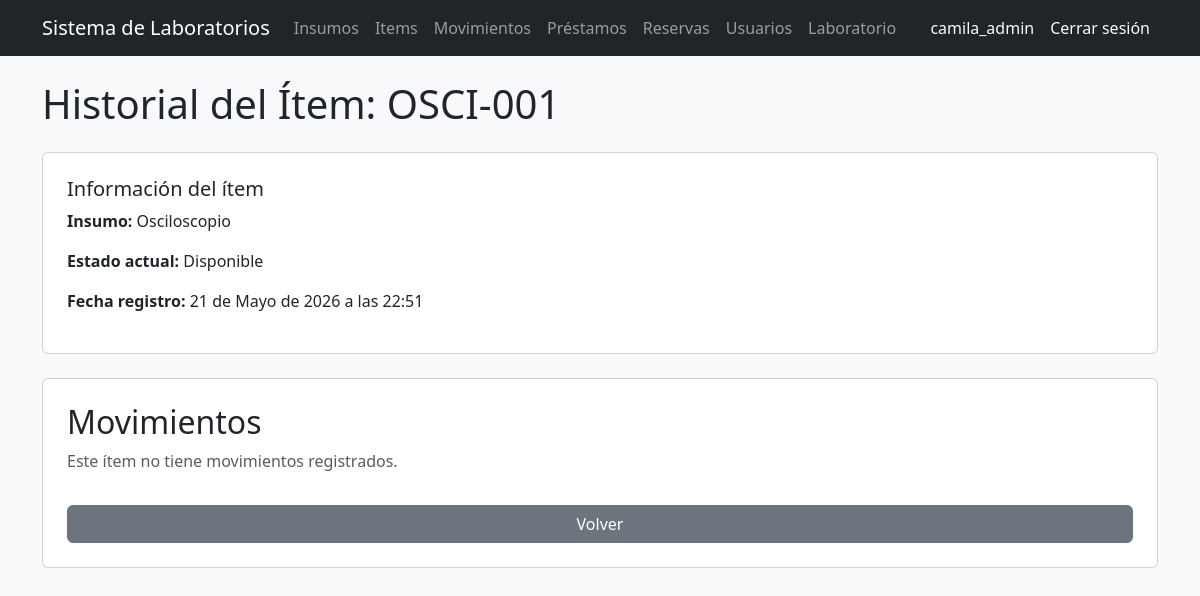
Page /inventario/items/1/historial/ (signed in) on the earlier database version.
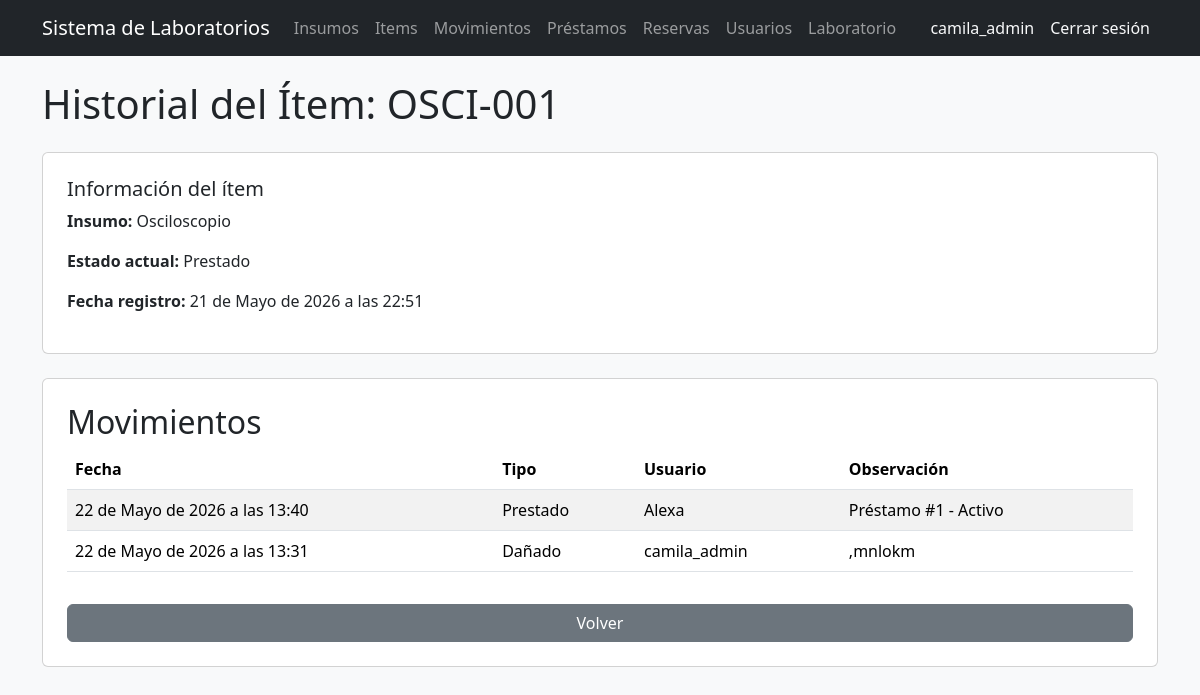
Same page on the later database version.
### inventario/models.py (models this page shows, shortened)
class ItemInventario(models.Model):
    codigo = models.CharField(max_length=50, unique=True)
    insumo = models.ForeignKey(
        Insumo,
        on_delete=models.CASCADE,
        related_name='items'
    )
    estado = models.ForeignKey(
        EstadoItem,
        on_delete=models.CASCADE
    )
    laboratorio = models.ForeignKey(
        'laboratorio.Laboratorio',
        on_delete=models.SET_NULL,
        null=True,
        blank=True
    )
    fecha_registro = models.DateTimeField(auto_now_add=True)
    updated_by = models.ForeignKey(
        'users.Usuario',
        on_delete=models.CASCADE,
        null=True,
        blank=True
    )

class EstadoItem(models.Model):
    nombre = models.CharField(max_length=50)

class Insumo(models.Model):
    nombre = models.CharField(
        max_length=100,
        unique=True
    )
    descripcion = models.TextField(
        blank=False
    )
    marca = models.CharField(
        max_length=100,
        blank=True
    )
    stock_minimo = models.IntegerField(default=0)
    estado = models.ForeignKey(
        EstadoInsumo,
        on_delete=models.SET_NULL,
        null=True,
        blank=True
    )

class MovimientoInventario(models.Model):
    item_inventario = models.ForeignKey(
        ItemInventario,
        on_delete=models.CASCADE
    )
    usuario = models.ForeignKey(
        'users.Usuario',
        on_delete=models.CASCADE
    )
    tipo_movimiento = models.ForeignKey(
    TipoMovimiento,
    on_delete=models.CASCADE
)
    fecha = models.DateTimeField(auto_now_add=True)
    observacion = models.TextField(blank=True)

class TipoMovimiento(models.Model):
    nombre = models.CharField(max_length=50)

### users/models.py (models this page shows)
class Usuario(AbstractUser):
    codigo = models.CharField(max_length=50, unique=True, blank=True)
    programa = models.CharField(max_length=100, blank=True)
    rol = models.ForeignKey(
        Rol,
        on_delete=models.CASCADE,
        null=True,
        blank=True
    )
    def __str__(self):
        return self.username

### inventario/views.py (the view)
# urls.py: path('items/<int:id>/historial/', historial_item),
@rol_requerido('Administrador', 'Encargado')
def historial_item(request, id):
    item = ItemInventario.objects.get(id=id)
    movimientos = MovimientoInventario.objects.filter(
        item_inventario=item
    ).order_by('-fecha')
    return render(
        request,
        'inventario/historial_item.html',
        {
            'item': item,
            'movimientos': movimientos
        }
    )

### inventario/templates/inventario/historial_item.html
{% extends 'inventario/base.html' %}
{% block contenido %}
<h1 class="mb-4">
    Historial del Ítem: {{ item.codigo }}
</h1>
<div class="card p-4 mb-4">
    <h5>Información del ítem</h5>
    <p><strong>Insumo:</strong> {{ item.insumo.nombre }}</p>
    <p><strong>Estado actual:</strong> {{ item.estado.nombre }}</p>
    <p><strong>Fecha registro:</strong> {{ item.fecha_registro }}</p>
</div>
<div class="card p-4">
    <h2>Movimientos</h2>
    {% if movimientos %}
    <table class="table table-striped">
        <thead>
            <tr>
                <th>Fecha</th>
                <th>Tipo</th>
                <th>Usuario</th>
                <th>Observación</th>
            </tr>
        </thead>
        <tbody>
            {% for movimiento in movimientos %}
            <tr>
                <td>{{ movimiento.fecha }}</td>
                <td>{{ movimiento.tipo_movimiento.nombre }}</td>
                <td>{{ movimiento.usuario }}</td>
                <td>{{ movimiento.observacion }}</td>
            </tr>
            {% endfor %}
        </tbody>
    </table>
    {% else %}
    <p class="text-muted">Este ítem no tiene movimientos registrados.</p>
    {% endif %}
    <a href="/inventario/items/" class="btn btn-secondary mt-3">
        Volver
    </a>
</div>
{% endblock %}

Differences in the rows shown:
changed ItemInventario "OSCI-001": estado.nombre "Disponible" → "Prestado"
added MovimientoInventario: fecha "22 de Mayo de 2026 a las 13:40", tipo_movimiento.nombre "Prestado", usuario "Alexa", observacion "Préstamo #1 - Activo"
added MovimientoInventario: fecha "22 de Mayo de 2026 a las 13:31", tipo_movimiento.nombre "Dañado", usuario "camila_admin", observacion ",mnlokm"
Other differences:
text no longer shown: "Este ítem no tiene movimientos registrados."
text now shown: "Fecha Tipo Usuario Observación"
